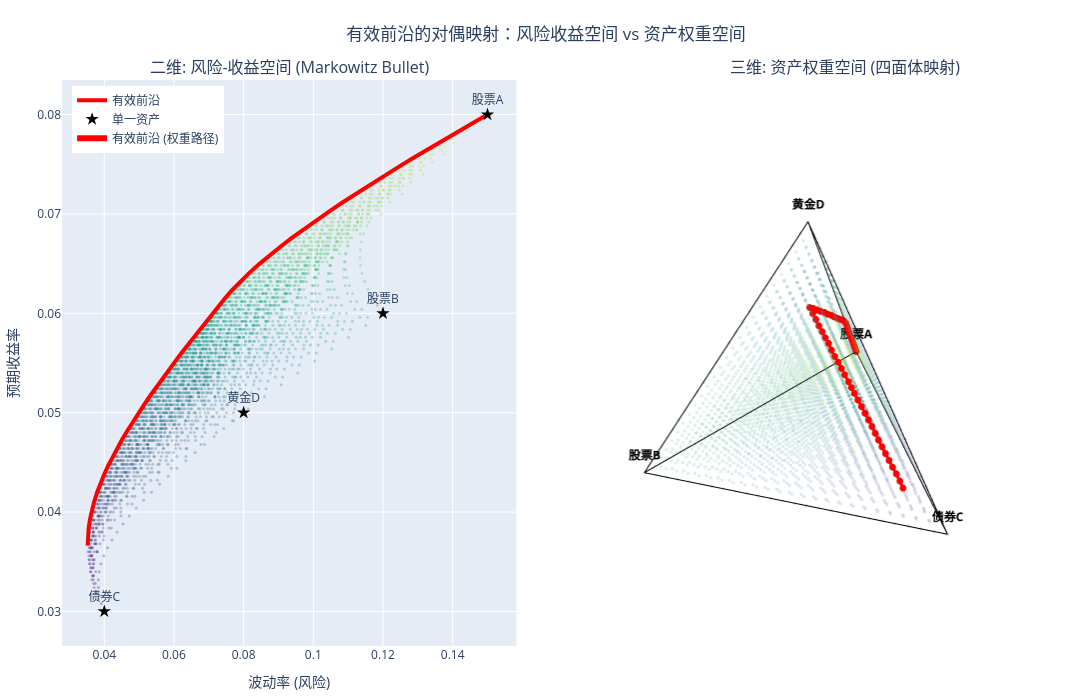

Notebook code for this chart:
### Code cell
import numpy as np
import itertools
import plotly.graph_objects as go
from plotly.subplots import make_subplots
import scipy.optimize as sco

# ==========================================
# 1. 模拟 4 个资产的数据
# ==========================================
assets = ['股票A', '股票B', '债券C', '黄金D']
num_assets = 4

expected_returns = np.array([0.08, 0.06, 0.03, 0.05])
vols = np.array([0.15, 0.12, 0.04, 0.08]) 

corr_matrix = np.array([
    [1.0, 0.5, -0.1, 0.0],
    [0.5, 1.0, -0.1, 0.1],
    [-0.1, -0.1, 1.0, 0.2],
    [0.0, 0.1, 0.2, 1.0]
])
cov_matrix = np.outer(vols, vols) * corr_matrix

# ==========================================
# 2. 系统性网格抽样 (生成背景点阵)
# ==========================================
def generate_systematic_weights(num_assets, steps):
    weights = []
    for c in itertools.combinations(range(steps + num_assets - 1), num_assets - 1):
        weight = np.array([b - a - 1 for a, b in zip((-1,) + c, c + (steps + num_assets - 1,))])
        weights.append(weight / steps)
    return np.array(weights)

steps = 25 # 稍微降低步长以加快双图渲染速度
weights_grid = generate_systematic_weights(num_assets, steps)
port_returns_grid = np.dot(weights_grid, expected_returns)

# 计算网格中每个组合的波动率 (用于 2D 图的 X 轴)
def portfolio_volatility(w, cov_mat):
    return np.sqrt(np.dot(w.T, np.dot(cov_mat, w)))

port_vols_grid = np.array([portfolio_volatility(w, cov_matrix) for w in weights_grid])

# ==========================================
# 3. 计算有效前沿 (Efficient Frontier)
# ==========================================
args = (cov_matrix,)
bounds = tuple((0.0, 1.0) for _ in range(num_assets))

# 寻找全局最小方差组合 (MVP)
cons_mvp = ({'type': 'eq', 'fun': lambda x: np.sum(x) - 1})
result_mvp = sco.minimize(portfolio_volatility, num_assets*[1./num_assets,], args=args,
                          method='SLSQP', bounds=bounds, constraints=cons_mvp)
ret_mvp = np.dot(result_mvp.x, expected_returns)
vol_mvp = result_mvp.fun
ret_max = np.max(expected_returns)

# 在 MVP 收益和最大收益之间生成目标收益率
target_returns = np.linspace(ret_mvp, ret_max, 50)
ef_weights = []
ef_returns = []
ef_vols = []

for target in target_returns:
    cons = ({'type': 'eq', 'fun': lambda x: np.sum(x) - 1},
            {'type': 'eq', 'fun': lambda x: np.dot(x, expected_returns) - target})
    res = sco.minimize(portfolio_volatility, num_assets*[1./num_assets,], args=args,
                       method='SLSQP', bounds=bounds, constraints=cons)
    if res.success:
        ef_weights.append(res.x)
        ef_returns.append(target)
        ef_vols.append(res.fun)

ef_weights = np.array(ef_weights)

# ==========================================
# 4. 映射到 3D 正四面体坐标
# ==========================================
V1 = np.array([0, 0, 0])
V2 = np.array([1, 0, 0])
V3 = np.array([0.5, np.sqrt(3)/2, 0])
V4 = np.array([0.5, np.sqrt(3)/6, np.sqrt(6)/3])
vertices = np.array([V1, V2, V3, V4])

mapped_grid = np.dot(weights_grid, vertices)
mapped_ef = np.dot(ef_weights, vertices)

# ==========================================
# 5. 使用 Plotly 绘制双子图 (1个2D, 1个3D)
# ==========================================
fig = make_subplots(
    rows=1, cols=2,
    specs=[[{"type": "xy"}, {"type": "scene"}]],
    subplot_titles=("二维: 风险-收益空间 (Markowitz Bullet)", "三维: 资产权重空间 (四面体映射)")
)

# ------------------------------------------
# 左图: 2D 风险-收益空间
# ------------------------------------------
# 背景散点
fig.add_trace(go.Scatter(
    x=port_vols_grid, y=port_returns_grid, mode='markers',
    marker=dict(size=3, color=port_returns_grid, colorscale='Viridis', opacity=0.3),
    showlegend=False, hoverinfo='skip'
), row=1, col=1)

# 有效前沿曲线
fig.add_trace(go.Scatter(
    x=ef_vols, y=ef_returns, mode='lines',
    line=dict(color='red', width=4), name='有效前沿'
), row=1, col=1)

# 单一资产点
fig.add_trace(go.Scatter(
    x=vols, y=expected_returns, mode='markers+text',
    marker=dict(size=10, color='black', symbol='star'),
    text=assets, textposition="top center", name='单一资产'
), row=1, col=1)

# ------------------------------------------
# 右图: 3D 权重空间
# ------------------------------------------
# 背景散点 (星云)
fig.add_trace(go.Scatter3d(
    x=mapped_grid[:, 0], y=mapped_grid[:, 1], z=mapped_grid[:, 2],
    mode='markers',
    marker=dict(size=2, color=port_returns_grid, colorscale='Viridis', opacity=0.15),
    showlegend=False, hoverinfo='skip'
), row=1, col=2)

# 有效前沿曲线 (3D空间中的路径)
hover_ef = [f"收益率: {r:.2%}<br>波动率: {v:.2%}<br>股票A: {w[0]:.1%}<br>股票B: {w[1]:.1%}<br>债券C: {w[2]:.1%}<br>黄金D: {w[3]:.1%}" 
            for r, v, w in zip(ef_returns, ef_vols, ef_weights)]

fig.add_trace(go.Scatter3d(
    x=mapped_ef[:, 0], y=mapped_ef[:, 1], z=mapped_ef[:, 2],
    mode='lines+markers',
    line=dict(color='red', width=6),
    marker=dict(size=4, color='red'),
    text=hover_ef, hoverinfo='text', name='有效前沿 (权重路径)'
), row=1, col=2)

# 四面体骨架
edges = [(0,1), (1,2), (2,0), (0,3), (1,3), (2,3)]
for edge in edges:
    fig.add_trace(go.Scatter3d(
        x=[vertices[edge[0]][0], vertices[edge[1]][0]],
        y=[vertices[edge[0]][1], vertices[edge[1]][1]],
        z=[vertices[edge[0]][2], vertices[edge[1]][2]],
        mode='lines', line=dict(color='black', width=2), showlegend=False, hoverinfo='skip'
    ), row=1, col=2)

# 标注顶点
for i, asset in enumerate(assets):
    fig.add_trace(go.Scatter3d(
        x=[vertices[i][0]], y=[vertices[i][1]], z=[vertices[i][2]],
        mode='text', text=[f"<b>{asset}</b>"], textposition="top center",
        textfont=dict(size=12, color='black'), showlegend=False, hoverinfo='skip'
    ), row=1, col=2)

# ------------------------------------------
# 全局布局设置
# ------------------------------------------
fig.update_layout(
    title_text="有效前沿的对偶映射：风险收益空间 vs 资产权重空间",
    title_x=0.5,
    height=700,
    width=1400,
    margin=dict(l=20, r=20, b=20, t=80),
    legend=dict(yanchor="top", y=0.99, xanchor="left", x=0.01)
)

# 设置 2D 图坐标轴标签
fig.update_xaxes(title_text="波动率 (风险)", row=1, col=1)
fig.update_yaxes(title_text="预期收益率", row=1, col=1)

# 设置 3D 图隐藏坐标轴
fig.update_scenes(
    xaxis=dict(visible=False), yaxis=dict(visible=False), zaxis=dict(visible=False),
    aspectmode='data', row=1, col=2
)

fig.show()

### Figure 1 — Plotly figure (JSON) as saved in the notebook; plotly's stock layout.template omitted (floating-point values rounded to 4 significant figures; data arrays with more than 128 entries replaced by an {"elided": "..."} marker saying what was removed)
{"data": [{"hoverinfo": "skip", "marker": {"color": {"elided": "3276 float values"}, "colorscale": [[0, "#440154"], [0.1111, "#482878"], [0.2222, "#3e4989"], [0.3333, "#31688e"], [0.4444, "#26828e"], [0.5556, "#1f9e89"], [0.6667, "#35b779"], [0.7778, "#6ece58"], [0.8889, "#b5de2b"], [1, "#fde725"]], "opacity": 0.3, "size": 3}, "mode": "markers", "showlegend": false, "type": "scatter", "x": {"elided": "3276 float values"}, "xaxis": "x", "y": {"elided": "3276 float values"}, "yaxis": "y"}, {"line": {"color": "red", "width": 4}, "mode": "lines", "name": "有效前沿", "type": "scatter", "x": [0.03522, 0.03529, 0.03552, 0.0359, 0.03643, 0.0371, 0.0379, 0.03883, 0.03987, 0.04102, 0.04227, 0.04361, 0.04503, 0.04653, 0.04809, 0.04972, 0.0514, 0.05313, 0.05491, 0.05672, 0.05858, 0.06047, 0.06239, 0.06434, 0.06631, 0.06831, 0.07032, 0.07236, 0.07442, 0.07659, 0.079, 0.08163, 0.08446, 0.08747, 0.09063, 0.09394, 0.09738, 0.1009, 0.1046, 0.1083, 0.1122, 0.1161, 0.1202, 0.1243, 0.1284, 0.1326, 0.1369, 0.1412, 0.1456, 0.15], "xaxis": "x", "y": [0.03663, 0.03752, 0.0384, 0.03929, 0.04017, 0.04106, 0.04194, 0.04283, 0.04371, 0.0446, 0.04548, 0.04637, 0.04725, 0.04814, 0.04902, 0.04991, 0.05079, 0.05168, 0.05256, 0.05345, 0.05433, 0.05522, 0.0561, 0.05699, 0.05787, 0.05876, 0.05964, 0.06053, 0.06141, 0.0623, 0.06318, 0.06407, 0.06495, 0.06584, 0.06672, 0.06761, 0.06849, 0.06938, 0.07026, 0.07115, 0.07203, 0.07292, 0.0738, 0.07469, 0.07557, 0.07646, 0.07734, 0.07823, 0.07911, 0.08], "yaxis": "y"}, {"marker": {"color": "black", "size": 10, "symbol": "star"}, "mode": "markers+text", "name": "单一资产", "text": ["股票A", "股票B", "债券C", "黄金D"], "textposition": "top center", "type": "scatter", "x": [0.15, 0.12, 0.04, 0.08], "xaxis": "x", "y": [0.08, 0.06, 0.03, 0.05], "yaxis": "y"}, {"hoverinfo": "skip", "marker": {"color": {"elided": "3276 float values"}, "colorscale": [[0, "#440154"], [0.1111, "#482878"], [0.2222, "#3e4989"], [0.3333, "#31688e"], [0.4444, "#26828e"], [0.5556, "#1f9e89"], [0.6667, "#35b779"], [0.7778, "#6ece58"], [0.8889, "#b5de2b"], [1, "#fde725"]], "opacity": 0.15, "size": 2}, "mode": "markers", "scene": "scene", "showlegend": false, "type": "scatter3d", "x": {"elided": "3276 float values"}, "y": {"elided": "3276 float values"}, "z": {"elided": "3276 float values"}}, {"hoverinfo": "text", "line": {"color": "red", "width": 6}, "marker": {"color": "red", "size": 4}, "mode": "lines+markers", "name": "有效前沿 (权重路径)", "scene": "scene", "text": ["收益率: 3.66%<br>波动率: 3.52%<br>股票A: 4.4%<br>股票B: 7.8%<br>债券C: 77.3%<br>黄金D: 10.5%", "收益率: 3.75%<br>波动率: 3.53%<br>股票A: 5.6%<br>股票B: 7.8%<br>债券C: 74.7%<br>黄金D: 12.0%", "收益率: 3.84%<br>波动率: 3.55%<br>股票A: 6.6%<br>股票B: 7.8%<br>债券C: 71.8%<br>黄金D: 13.7%", "收益率: 3.93%<br>波动率: 3.59%<br>股票A: 7.7%<br>股票B: 8.1%<br>债券C: 69.1%<br>黄金D: 15.2%", "收益率: 4.02%<br>波动率: 3.64%<br>股票A: 8.7%<br>股票B: 8.3%<br>债券C: 66.4%<br>黄金D: 16.7%", "收益率: 4.11%<br>波动率: 3.71%<br>股票A: 9.8%<br>股票B: 8.4%<br>债券C: 63.6%<br>黄金D: 18.2%", "收益率: 4.19%<br>波动率: 3.79%<br>股票A: 10.9%<br>股票B: 8.6%<br>债券C: 60.8%<br>黄金D: 19.7%", "收益率: 4.28%<br>波动率: 3.88%<br>股票A: 11.9%<br>股票B: 8.7%<br>债券C: 58.1%<br>黄金D: 21.3%", "收益率: 4.37%<br>波动率: 3.99%<br>股票A: 13.0%<br>股票B: 8.8%<br>债券C: 55.4%<br>黄金D: 22.8%", "收益率: 4.46%<br>波动率: 4.10%<br>股票A: 14.1%<br>股票B: 8.8%<br>债券C: 52.6%<br>黄金D: 24.4%", "收益率: 4.55%<br>波动率: 4.23%<br>股票A: 15.2%<br>股票B: 9.0%<br>债券C: 49.9%<br>黄金D: 26.0%", "收益率: 4.64%<br>波动率: 4.36%<br>股票A: 16.2%<br>股票B: 9.1%<br>债券C: 47.1%<br>黄金D: 27.5%", "收益率: 4.73%<br>波动率: 4.50%<br>股票A: 17.2%<br>股票B: 9.4%<br>债券C: 44.3%<br>黄金D: 29.2%", "收益率: 4.81%<br>波动率: 4.65%<br>股票A: 18.2%<br>股票B: 9.5%<br>债券C: 41.4%<br>黄金D: 30.8%", "收益率: 4.90%<br>波动率: 4.81%<br>股票A: 19.3%<br>股票B: 9.7%<br>债券C: 38.6%<br>黄金D: 32.4%", "收益率: 4.99%<br>波动率: 4.97%<br>股票A: 20.5%<br>股票B: 9.8%<br>债券C: 36.1%<br>黄金D: 33.6%", "收益率: 5.08%<br>波动率: 5.14%<br>股票A: 21.7%<br>股票B: 9.9%<br>债券C: 33.6%<br>黄金D: 34.8%", "收益率: 5.17%<br>波动率: 5.31%<br>股票A: 22.6%<br>股票B: 10.2%<br>债券C: 30.5%<br>黄金D: 36.8%", "收益率: 5.26%<br>波动率: 5.49%<br>股票A: 23.6%<br>股票B: 10.3%<br>债券C: 27.8%<br>黄金D: 38.3%", "收益率: 5.34%<br>波动率: 5.67%<br>股票A: 24.7%<br>股票B: 10.4%<br>债券C: 25.0%<br>黄金D: 39.9%", "收益率: 5.43%<br>波动率: 5.86%<br>股票A: 25.7%<br>股票B: 10.7%<br>债券C: 22.3%<br>黄金D: 41.2%", "收益率: 5.52%<br>波动率: 6.05%<br>股票A: 26.8%<br>股票B: 10.9%<br>债券C: 19.5%<br>黄金D: 42.8%", "收益率: 5.61%<br>波动率: 6.24%<br>股票A: 27.9%<br>股票B: 10.8%<br>债券C: 16.7%<br>黄金D: 44.6%", "收益率: 5.70%<br>波动率: 6.43%<br>股票A: 28.9%<br>股票B: 11.1%<br>债券C: 14.0%<br>黄金D: 45.9%", "收益率: 5.79%<br>波动率: 6.63%<br>股票A: 30.0%<br>股票B: 11.3%<br>债券C: 11.2%<br>黄金D: 47.5%", "收益率: 5.88%<br>波动率: 6.83%<br>股票A: 31.1%<br>股票B: 11.5%<br>债券C: 8.5%<br>黄金D: 48.9%", "收益率: 5.96%<br>波动率: 7.03%<br>股票A: 32.1%<br>股票B: 11.5%<br>债券C: 5.7%<br>黄金D: 50.7%", "收益率: 6.05%<br>波动率: 7.24%<br>股票A: 33.2%<br>股票B: 11.7%<br>债券C: 2.9%<br>黄金D: 52.2%", "收益率: 6.14%<br>波动率: 7.44%<br>股票A: 34.2%<br>股票B: 11.8%<br>债券C: 0.2%<br>黄金D: 53.7%", "收益率: 6.23%<br>波动率: 7.66%<br>股票A: 37.4%<br>股票B: 10.7%<br>债券C: 0.0%<br>黄金D: 51.9%", "收益率: 6.32%<br>波动率: 7.90%<br>股票A: 40.8%<br>股票B: 9.6%<br>债券C: 0.0%<br>黄金D: 49.7%", "收益率: 6.41%<br>波动率: 8.16%<br>股票A: 44.1%<br>股票B: 8.4%<br>债券C: 0.0%<br>黄金D: 47.5%", "收益率: 6.50%<br>波动率: 8.45%<br>股票A: 47.5%<br>股票B: 7.1%<br>债券C: 0.0%<br>黄金D: 45.4%", "收益率: 6.58%<br>波动率: 8.75%<br>股票A: 50.7%<br>股票B: 6.2%<br>债券C: 0.0%<br>黄金D: 43.1%", "收益率: 6.67%<br>波动率: 9.06%<br>股票A: 54.1%<br>股票B: 4.8%<br>债券C: 0.0%<br>黄金D: 41.0%", "收益率: 6.76%<br>波动率: 9.39%<br>股票A: 57.4%<br>股票B: 3.9%<br>债券C: 0.0%<br>黄金D: 38.7%", "收益率: 6.85%<br>波动率: 9.74%<br>股票A: 60.7%<br>股票B: 2.8%<br>债券C: 0.0%<br>黄金D: 36.5%", "收益率: 6.94%<br>波动率: 10.09%<br>股票A: 64.1%<br>股票B: 1.6%<br>债券C: 0.0%<br>黄金D: 34.3%", "收益率: 7.03%<br>波动率: 10.46%<br>股票A: 67.4%<br>股票B: 0.5%<br>债券C: 0.0%<br>黄金D: 32.1%", "收益率: 7.11%<br>波动率: 10.83%<br>股票A: 70.5%<br>股票B: 0.0%<br>债券C: 0.0%<br>黄金D: 29.5%", "收益率: 7.20%<br>波动率: 11.22%<br>股票A: 73.4%<br>股票B: 0.0%<br>债券C: 0.0%<br>黄金D: 26.6%", "收益率: 7.29%<br>波动率: 11.61%<br>股票A: 76.4%<br>股票B: 0.0%<br>债券C: 0.0%<br>黄金D: 23.6%", "收益率: 7.38%<br>波动率: 12.02%<br>股票A: 79.3%<br>股票B: 0.0%<br>债券C: 0.0%<br>黄金D: 20.7%", "收益率: 7.47%<br>波动率: 12.43%<br>股票A: 82.3%<br>股票B: 0.0%<br>债券C: 0.0%<br>黄金D: 17.7%", "收益率: 7.56%<br>波动率: 12.84%<br>股票A: 85.2%<br>股票B: 0.0%<br>债券C: 0.0%<br>黄金D: 14.8%", "收益率: 7.65%<br>波动率: 13.26%<br>股票A: 88.2%<br>股票B: 0.0%<br>债券C: 0.0%<br>黄金D: 11.8%", "收益率: 7.73%<br>波动率: 13.69%<br>股票A: 91.1%<br>股票B: 0.0%<br>债券C: 0.0%<br>黄金D: 8.9%", "收益率: 7.82%<br>波动率: 14.12%<br>股票A: 94.1%<br>股票B: 0.0%<br>债券C: 0.0%<br>黄金D: 5.9%", "收益率: 7.91%<br>波动率: 14.56%<br>股票A: 97.0%<br>股票B: 0.0%<br>债券C: 0.0%<br>黄金D: 3.0%", "收益率: 8.00%<br>波动率: 15.00%<br>股票A: 100.0%<br>股票B: 0.0%<br>债券C: 0.0%<br>黄金D: 0.0%"], "type": "scatter3d", "x": [0.5171, 0.511, 0.5061, 0.5022, 0.4977, 0.4931, 0.4885, 0.4837, 0.4786, 0.4736, 0.4689, 0.4646, 0.4606, 0.4565, 0.4521, 0.4467, 0.4408, 0.438, 0.4334, 0.4288, 0.425, 0.4204, 0.4146, 0.4108, 0.4064, 0.4021, 0.3971, 0.3926, 0.3881, 0.3665, 0.3441, 0.3217, 0.2979, 0.2772, 0.2535, 0.2326, 0.2102, 0.1879, 0.1655, 0.1475, 0.1328, 0.118, 0.1033, 0.08851, 0.07376, 0.059, 0.04425, 0.0295, 0.01475, 1.164e-09], "y": [0.6999, 0.6812, 0.6617, 0.6421, 0.6228, 0.6034, 0.584, 0.5647, 0.5455, 0.5262, 0.5068, 0.4873, 0.4675, 0.4478, 0.4281, 0.4096, 0.3912, 0.3704, 0.351, 0.3316, 0.3121, 0.2927, 0.2735, 0.254, 0.2345, 0.2151, 0.1956, 0.1762, 0.1568, 0.1497, 0.1434, 0.1371, 0.1312, 0.1244, 0.1184, 0.1117, 0.1054, 0.09907, 0.09275, 0.08517, 0.07665, 0.06813, 0.05962, 0.0511, 0.04258, 0.03407, 0.02555, 0.01703, 0.008517, 2.163e-16], "z": [0.086, 0.09809, 0.1117, 0.1237, 0.1359, 0.1486, 0.1612, 0.1737, 0.1864, 0.1992, 0.2121, 0.2248, 0.2381, 0.2512, 0.2647, 0.2744, 0.2844, 0.3002, 0.3128, 0.3255, 0.3367, 0.3495, 0.3641, 0.375, 0.388, 0.3996, 0.4137, 0.4262, 0.4388, 0.4234, 0.4055, 0.3877, 0.371, 0.3518, 0.335, 0.316, 0.2981, 0.2802, 0.2623, 0.2409, 0.2168, 0.1927, 0.1686, 0.1445, 0.1204, 0.09635, 0.07227, 0.04818, 0.02409, 0.0]}, {"hoverinfo": "skip", "line": {"color": "black", "width": 2}, "mode": "lines", "scene": "scene", "showlegend": false, "type": "scatter3d", "x": [0, 1], "y": [0, 0], "z": [0, 0]}, {"hoverinfo": "skip", "line": {"color": "black", "width": 2}, "mode": "lines", "scene": "scene", "showlegend": false, "type": "scatter3d", "x": [1, 0.5], "y": [0, 0.866], "z": [0, 0]}, {"hoverinfo": "skip", "line": {"color": "black", "width": 2}, "mode": "lines", "scene": "scene", "showlegend": false, "type": "scatter3d", "x": [0.5, 0], "y": [0.866, 0], "z": [0, 0]}, {"hoverinfo": "skip", "line": {"color": "black", "width": 2}, "mode": "lines", "scene": "scene", "showlegend": false, "type": "scatter3d", "x": [0, 0.5], "y": [0, 0.2887], "z": [0, 0.8165]}, {"hoverinfo": "skip", "line": {"color": "black", "width": 2}, "mode": "lines", "scene": "scene", "showlegend": false, "type": "scatter3d", "x": [1, 0.5], "y": [0, 0.2887], "z": [0, 0.8165]}, {"hoverinfo": "skip", "line": {"color": "black", "width": 2}, "mode": "lines", "scene": "scene", "showlegend": false, "type": "scatter3d", "x": [0.5, 0.5], "y": [0.866, 0.2887], "z": [0, 0.8165]}, {"hoverinfo": "skip", "mode": "text", "scene": "scene", "showlegend": false, "text": ["<b>股票A</b>"], "textfont": {"color": "black", "size": 12}, "textposition": "top center", "type": "scatter3d", "x": [0], "y": [0], "z": [0]}, {"hoverinfo": "skip", "mode": "text", "scene": "scene", "showlegend": false, "text": ["<b>股票B</b>"], "textfont": {"color": "black", "size": 12}, "textposition": "top center", "type": "scatter3d", "x": [1], "y": [0], "z": [0]}, {"hoverinfo": "skip", "mode": "text", "scene": "scene", "showlegend": false, "text": ["<b>债券C</b>"], "textfont": {"color": "black", "size": 12}, "textposition": "top center", "type": "scatter3d", "x": [0.5], "y": [0.866], "z": [0]}, {"hoverinfo": "skip", "mode": "text", "scene": "scene", "showlegend": false, "text": ["<b>黄金D</b>"], "textfont": {"color": "black", "size": 12}, "textposition": "top center", "type": "scatter3d", "x": [0.5], "y": [0.2887], "z": [0.8165]}], "layout": {"annotations": [{"font": {"size": 16}, "showarrow": false, "text": "二维: 风险-收益空间 (Markowitz Bullet)", "x": 0.225, "xanchor": "center", "xref": "paper", "y": 1, "yanchor": "bottom", "yref": "paper"}, {"font": {"size": 16}, "showarrow": false, "text": "三维: 资产权重空间 (四面体映射)", "x": 0.775, "xanchor": "center", "xref": "paper", "y": 1, "yanchor": "bottom", "yref": "paper"}], "height": 700, "legend": {"x": 0.01, "xanchor": "left", "y": 0.99, "yanchor": "top"}, "margin": {"b": 20, "l": 20, "r": 20, "t": 80}, "scene": {"aspectmode": "data", "domain": {"x": [0.55, 1], "y": [0, 1]}, "xaxis": {"visible": false}, "yaxis": {"visible": false}, "zaxis": {"visible": false}}, "title": {"text": "有效前沿的对偶映射：风险收益空间 vs 资产权重空间", "x": 0.5}, "width": 1400, "xaxis": {"anchor": "y", "domain": [0, 0.45], "title": {"text": "波动率 (风险)"}}, "yaxis": {"anchor": "x", "domain": [0, 1], "title": {"text": "预期收益率"}}}}
